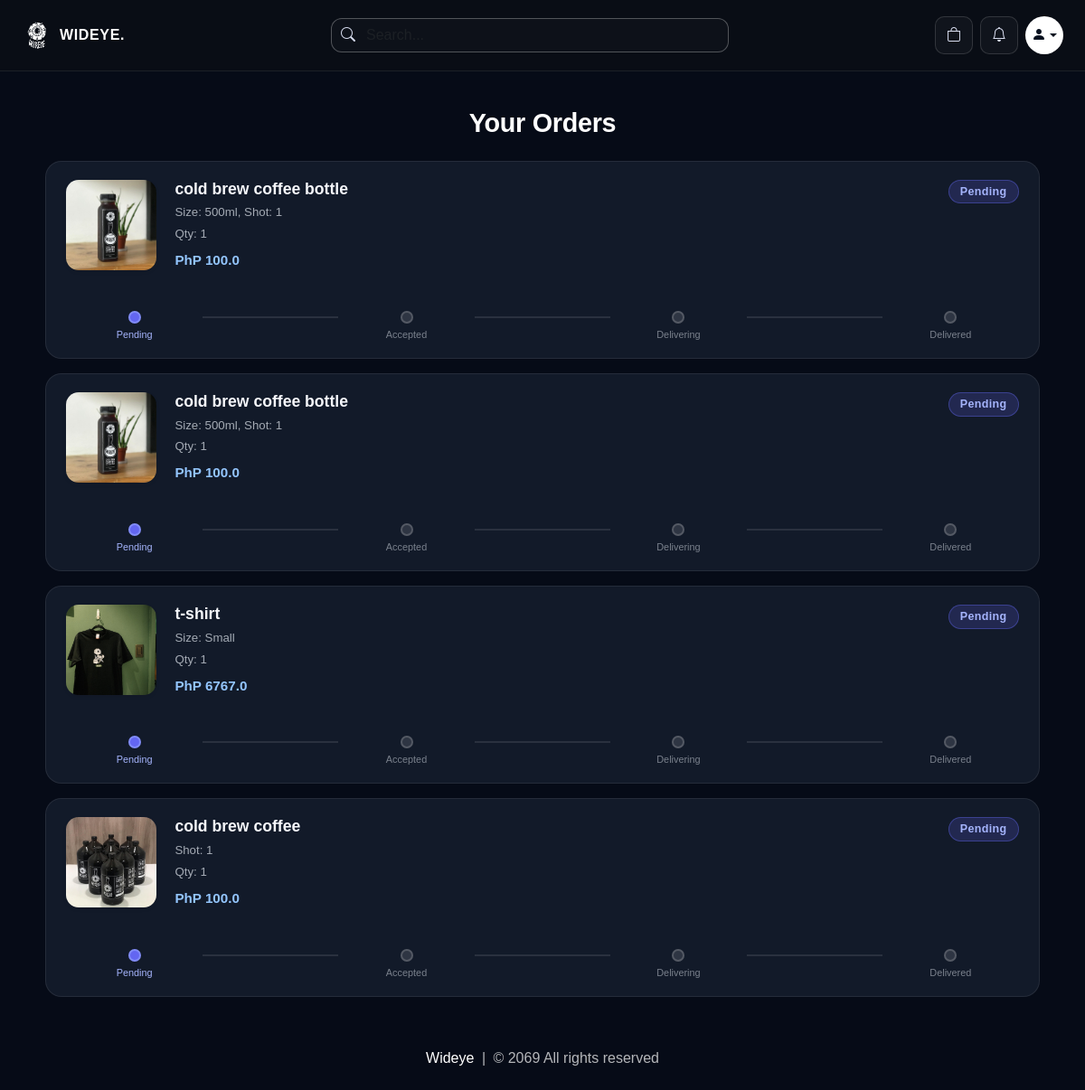
Page /orders (signed in) on the earlier database version.
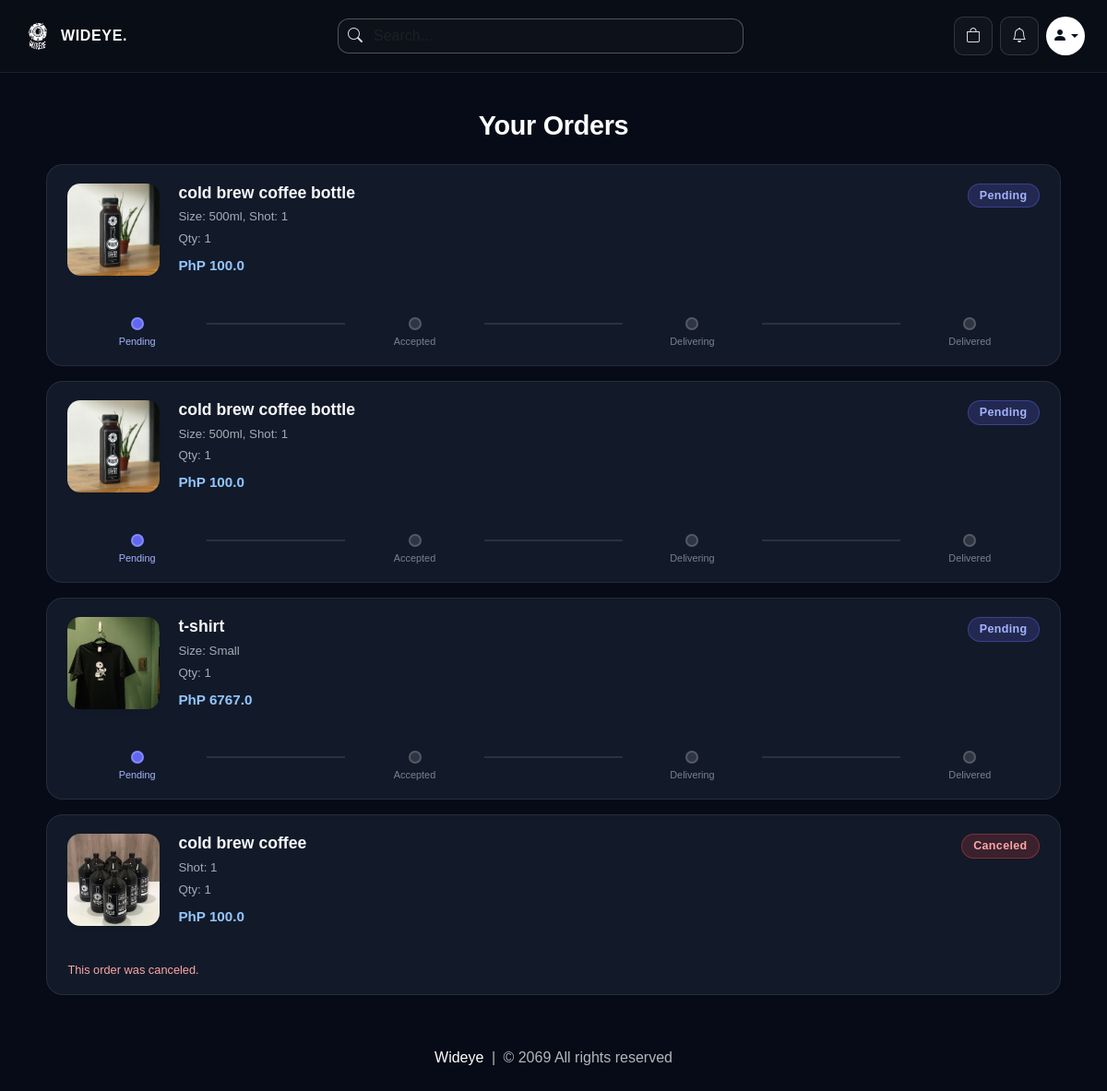
Same page on the later database version.
### website/models.py (models this page shows, shortened)
class Order(db.Model):
    id = db.Column(db.Integer, primary_key=True)
    quantity = db.Column(db.Integer, nullable=False)
    size = db.Column(db.String(100), nullable=False, default='')
    sugar = db.Column(db.String(100), nullable=False, default='')
    milk = db.Column(db.String(100), nullable=False, default='')
    shot = db.Column(db.String(100), nullable=False, default='')
    price = db.Column(db.Float, nullable=False)
    status = db.Column(db.String(100), nullable=False)
    payment_method = db.Column(db.String(50), nullable=False, default='cashless')
    payment_id = db.Column(db.String(1000), nullable=False)
    date_placed = db.Column(db.DateTime, default=datetime.utcnow)
    customer_link= db.Column(db.Integer, db.ForeignKey('customer.id'), nullable=False)
    product_link = db.Column(db.Integer, db.ForeignKey('product.id'), nullable=False)

class Product(db.Model):
    id = db.Column(db.Integer, primary_key=True)
    product_name = db.Column(db.String(100), nullable=False)
    current_price = db.Column(db.Float, nullable=False)
    previous_price = db.Column(db.Float, nullable=False)
    in_stock = db.Column(db.Integer, nullable=False)
    size = db.Column(db.String(500), nullable=False, default='')
    sugar = db.Column(db.String(500), nullable=False, default='')
    milk = db.Column(db.String(500), nullable=False, default='')
    shot = db.Column(db.String(500), nullable=False, default='')
    product_picture = db.Column(db.Text, nullable=False)
    flash_sale = db.Column(db.Boolean, default=False)
    date_added = db.Column(db.DateTime, default=datetime.utcnow)
    carts = db.relationship('Cart', backref=db.backref('product', lazy=True))
    orders = db.relationship('Order', backref=db.backref('product', lazy=True))
    usual_items = db.relationship('UsualOrderItem', backref=db.backref('product', lazy=True))

### website/views.py (the view)
@views.route('/orders')
@login_required
def order():
    orders = Order.query.filter_by(customer_link=current_user.id).all()
    return render_template('orders.html', orders=orders, format_option_summary=format_option_summary,
                           get_product_image=get_product_image)

### website/views.py (called while the page is built)
def parse_options(csv_string):
    if not csv_string:
        return []
    return [opt.strip() for opt in str(csv_string).split(',') if opt.strip()]

def get_product_image(product, selected_size=''):
    images = parse_options(product.product_picture) if product.product_picture else []
    if not images:
        return '/media/default.jpg'
    if not selected_size:
        return images[0]
    sizes = parse_options(product.size)
    if selected_size in sizes:
        idx = sizes.index(selected_size)
        return images[idx] if idx < len(images) else images[-1]
    return images[0]

def format_option_summary(item):
    parts = []
    size_val = getattr(item, 'size', '') or ''
    sugar_val = getattr(item, 'sugar', '') or ''
    milk_val = getattr(item, 'milk', '') or ''
    shot_val = getattr(item, 'shot', '') or ''
    if size_val:
        parts.append(f'Size: {size_val}')
    if sugar_val:
        parts.append(f'Sugar: {sugar_val}')
    if milk_val:
        parts.append(f'Milk: {milk_val}')
    if shot_val:
        parts.append(f'Shot: {shot_val}')
    return ', '.join(parts) if parts else 'No add-ons'

### website/templates/orders.html (shortened to what this page needs)
{% extends 'base.html' %}
{% block body %}
<div class="wideye-orders-shell">
    {% if orders %}
    <h1 class="wideye-orders-header text-center">Your Orders</h1>
    {% for item in orders %}
    {% set s = item.status %}
    <div class="wideye-order-card">
        <div class="wideye-order-body">
            <img src="{{ get_product_image(item.product, item.size) }}" alt="" class="wideye-orders-thumb shadow-sm">
            <div class="wideye-order-info">
                <div class="d-flex justify-content-between align-items-start flex-wrap gap-2">
                    <h4 class="wideye-order-name">{{ item.product.product_name }}</h4>
                    <span class="wideye-status-badge
                        {% if s == 'Pending' %}wideye-status-pending
                        {% elif s == 'Accepted' %}wideye-status-accepted
                        {% elif s == 'Out for delivery' %}wideye-status-delivery
                        {% elif s == 'Delivered' %}wideye-status-delivered
                        {% elif s == 'Canceled' %}wideye-status-canceled
                        {% endif %}">{{ s }}</span>
                </div>
                <p class="wideye-order-meta mb-1">{{ format_option_summary(item) }}</p>
                <p class="wideye-order-meta mb-0">Qty: {{ item.quantity }}</p>
                <p class="wideye-order-price">PhP {{ item.price }}</p>
            </div>
        </div>
        {% if s != 'Canceled' %}
        <div class="wideye-order-footer">
            <div class="wideye-progress-track">
                <div class="wideye-step">
                    <div class="wideye-step-dot {% if s in ['Pending','Accepted','Out for delivery','Delivered'] %}active{% endif %}"></div>
                    <span class="wideye-step-label {% if s in ['Pending','Accepted','Out for delivery','Delivered'] %}active{% endif %}">Pending</span>
                </div>
                <div class="wideye-step-line {% if s in ['Accepted','Out for delivery','Delivered'] %}filled{% endif %}"></div>
                <div class="wideye-step">
                    <div class="wideye-step-dot {% if s in ['Accepted','Out for delivery','Delivered'] %}info{% endif %}"></div>
                    <span class="wideye-step-label {% if s in ['Accepted','Out for delivery','Delivered'] %}info{% endif %}">Accepted</span>
                </div>
                <div class="wideye-step-line {% if s in ['Out for delivery','Delivered'] %}info{% endif %}"></div>
                <div class="wideye-step">
                    <div class="wideye-step-dot {% if s in ['Out for delivery','Delivered'] %}warning{% endif %}"></div>
                    <span class="wideye-step-label {% if s in ['Out for delivery','Delivered'] %}warning{% endif %}">Delivering</span>
                </div>
                <div class="wideye-step-line {% if s == 'Delivered' %}success{% endif %}"></div>
                <div class="wideye-step">
                    <div class="wideye-step-dot {% if s == 'Delivered' %}success{% endif %}"></div>
                    <span class="wideye-step-label {% if s == 'Delivered' %}success{% endif %}">Delivered</span>
                </div>
            </div>
        </div>
        {% else %}
        <div class="wideye-order-footer">
            <p class="wideye-order-meta mb-0" style="color:#fca5a5; font-size:0.8rem;">This order was canceled.</p>
        </div>
        {% endif %}
    </div>
    {% endfor %}
    {% else %}
    <h1 class="text-center mb-5" style="color: white;">You have no Orders</h1>
    {% endif %}
</div>
{% endblock %}

### website/templates/base.html (shortened to what this page needs)
<!DOCTYPE html>
<html lang="en">
<head>
    <link rel="stylesheet" href="https://cdnjs.cloudflare.com/ajax/libs/bootstrap-icons/1.10.5/font/bootstrap-icons.min.css">
    <link rel="stylesheet" href="{{ url_for('static', filename='css/all.min.css') }}">
    <link rel="stylesheet" href="{{ url_for('static', filename='css/bootstrap.min.css') }}">
    <link rel="stylesheet" href="{{ url_for('static', filename='css/style.css') }}">
</head>
<body>
    {% set cart_items = cart | default([], true) | list %}
    <nav class="wideye-navbar">
        <div class="wideye-shell">
            <div class="d-flex flex-wrap align-items-center justify-content-between gap-3">
                <a class="d-flex align-items-center gap-2" href="/">
                    <span class="wideye-brand-mark">
                        <img src="/media/logo.png" alt="Wideye logo" style="width:100%;height:100%;object-fit:contain;border-radius:8px;">
                    </span>
                    <span class="wideye-brand-text">WIDEYE.</span>
                </a>
                <form class="wideye-search-form" role="search" action="/search" method="POST">
                    <div class="wideye-search-wrap d-flex align-items-center">
                        <i class="bi bi-search"></i>
                        <input class="form-control wideye-search-input" name="search" type="search" placeholder="Search..." aria-label="Search">
                    </div>
                </form>
                <div class="d-flex align-items-center gap-2">
                    <a class="wideye-icon-button wideye-nav-icon" href="/cart" aria-label="Cart">
                        <span class="position-relative d-inline-flex">
                            <i class="bi bi-bag"></i>
                        </span>
                    </a>
                    <a class="wideye-icon-button wideye-nav-icon" href="/orders" aria-label="Orders">
                        <i class="bi bi-bell"></i>
                    </a>
                    {% if current_user.is_authenticated %}
                    <div class="dropdown">
                        <a class="wideye-avatar dropdown-toggle" href="#" role="button" id="profileDropdown" data-bs-toggle="dropdown" aria-expanded="false">
                            <i class="bi bi-person-fill"></i>
                        </a>
                    </div>
                    {% else %}
                    <a class="wideye-avatar" href="/login" aria-label="Login">
                        <i class="bi bi-person-fill"></i>
                    </a>
                    {% endif %}
                </div>
            </div>
        </div>
    </nav>
    <div class="wideye-shell pt-3">
    </div>
    {% block body %}
    {% endblock %}
    <footer class="wideye-footer">
        <div class="wideye-shell text-center">
            <a href="/">Wideye</a> <span class="mx-1">|</span> <span>&copy; 2069 All rights reserved</span>
        </div>
    </footer>
</body>
</html>

### website/templates/base.html (style rules this page uses)
* { box-sizing: border-box; }
html { -webkit-text-size-adjust: 100%; }
body { background: #060b17; color: #f6f7fb; min-height: 100vh; font-family: Arial, Helvetica, sans-serif; overflow-x: hidden; }
a { text-decoration: none; }
img, iframe, canvas, video { max-width: 100%; }
.wideye-shell { width: min(calc(100% - clamp(1rem, 4vw, 3rem)), 1280px); margin: 0 auto; }
.wideye-navbar { background: #090d15; border-bottom: 1px solid rgba(255, 255, 255, 0.08); padding: 18px 0; }
.wideye-brand-mark { width: 34px; height: 34px; border-radius: 10px; display: inline-flex; align-items: center; justify-content: center; overflow: hidden; }
.wideye-brand-text { color: #ffffff; font-weight: 700; letter-spacing: 0.04em; }
.wideye-search-form { max-width: 440px; width: 100%; }
.wideye-search-input, .wideye-search-input:focus { background: transparent; border: none; box-shadow: none; color: #ffffff; }
.wideye-search-wrap { border: 1px solid rgba(255, 255, 255, 0.28); border-radius: 12px; background: rgba(255, 255, 255, 0.02); padding: 0 10px; }
.wideye-search-wrap i, .wideye-nav-icon { color: #d7dcee; }
.wideye-icon-button { width: 42px; height: 42px; border-radius: 10px; border: 1px solid rgba(255, 255, 255, 0.14); display: inline-flex; align-items: center; justify-content: center; background: rgba(255, 255, 255, 0.03); }
.wideye-avatar { width: 42px; height: 42px; border-radius: 50%; background: linear-gradient(135deg, #ffffff, #ffffff); color: #09111f; display: inline-flex; align-items: center; justify-content: center; font-size: 1rem; }
.wideye-footer { color: rgba(255, 255, 255, 0.7); padding: 24px 0 32px; }
.wideye-footer a { color: #ffffff; }

### website/templates/orders.html (style rules this page uses)
.wideye-orders-shell { width: min(calc(100% - 1rem), 1100px); margin: 1.5rem auto 2rem; }
.wideye-orders-header { color: #fff; font-size: 1.8rem; font-weight: 700; letter-spacing: -0.01em; margin-bottom: 1.5rem; }
.wideye-order-card { background: #121a29; border: 1px solid rgba(255,255,255,0.08); border-radius: 18px; margin-bottom: 1rem; transition: border-color 0.2s; overflow: hidden; }
.wideye-order-body { padding: 1.25rem 1.4rem; display: flex; gap: 1.25rem; align-items: flex-start; }
.wideye-orders-thumb { width: 100px; height: 100px; object-fit: cover; border-radius: 14px; background: #0f172a; flex-shrink: 0; }
.wideye-order-info { flex: 1; min-width: 0; }
.wideye-order-name { color: #f6f7fb; font-size: 1.1rem; font-weight: 600; margin: 0 0 0.3rem; }
.wideye-order-meta { color: rgba(226,232,240,0.7); font-size: 0.83rem; margin-bottom: 0.2rem; }
.wideye-order-price { color: #93c5fd; font-weight: 600; font-size: 0.95rem; margin-top: 0.5rem; }
.wideye-status-badge { display: inline-block; padding: 3px 12px; border-radius: 20px; font-size: 0.78rem; font-weight: 600; letter-spacing: 0.03em; white-space: nowrap; }
.wideye-status-pending { background: rgba(99,102,241,0.2); color: #a5b4fc; border: 1px solid rgba(99,102,241,0.4); }
.wideye-status-canceled { background: rgba(239,68,68,0.18); color: #fca5a5; border: 1px solid rgba(239,68,68,0.4); }
.wideye-order-footer { padding: 0 1.4rem 1.1rem; }
.wideye-progress-track { display: flex; align-items: center; gap: 0; margin-top: 0.5rem; }
.wideye-step { display: flex; flex-direction: column; align-items: center; flex: 1; position: relative; }
.wideye-step-dot { width: 14px; height: 14px; border-radius: 50%; background: rgba(255,255,255,0.12); border: 2px solid rgba(255,255,255,0.18); z-index: 1; flex-shrink: 0; }
.wideye-step-dot.active { background: #6366f1; border-color: #818cf8; }
.wideye-step-label { font-size: 0.68rem; color: rgba(226,232,240,0.5); margin-top: 4px; text-align: center; }
.wideye-step-label.active { color: #a5b4fc; }
.wideye-step-line { flex: 1; height: 2px; background: rgba(255,255,255,0.1); align-self: flex-start; margin-top: 6px; }

Differences in the rows shown:
changed Order "Shot: 1": status "Pending" → "Canceled"; status "Pending Accepted Delivering Delivered" → "This order was canceled."
